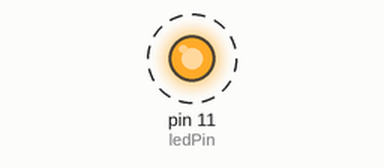
The program below on a simulated Raspberry Pi (header pin numbers). Parts: output pins drawn as LEDs (lit = HIGH). Dashed ring = blinking. What the program prints to the terminal is not drawn.

Above: at 0.5 s.
Timing chart, 0 to 4.6 s (numbered marks = the images above):
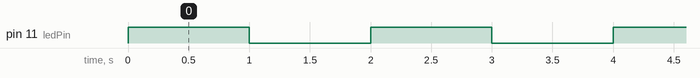

The program:

Blink.py
```python
#!/usr/bin/env python
########################################################################
# Filename    : Blink.py
# Description : Make an led blinking.
# author      : Seth Whalen , referenced from Freenove.com
# modification: 08/14/2018
########################################################################
import RPi.GPIO as GPIO
import time

ledPin = 11    # RPI Board pin11

def setup():
	GPIO.setmode(GPIO.BOARD)       # Numbers GPIOs by physical location
	GPIO.setup(ledPin, GPIO.OUT)   # Set ledPin's mode is output
	GPIO.output(ledPin, GPIO.LOW) # Set ledPin low to off led
	print ('using pin%d'%ledPin)

def loop():
	while True:
		GPIO.output(ledPin, GPIO.HIGH)  # led on
		print ('...led on')
		time.sleep(1)
		GPIO.output(ledPin, GPIO.LOW) # led off
		print ('led off...')
		time.sleep(1)

def destroy():
	GPIO.output(ledPin, GPIO.LOW)     # led off
	GPIO.cleanup()                     # Release resource

if __name__ == '__main__':     # Program start from here
	setup()
	try:
		loop()
	except KeyboardInterrupt:  # When 'Ctrl+C' is pressed, the child program destroy() will be  executed.
		destroy()
```

Measured:
- by itself, pin 11 (ledPin): alternates HIGH for 1.0 s and LOW for 1.0 s
